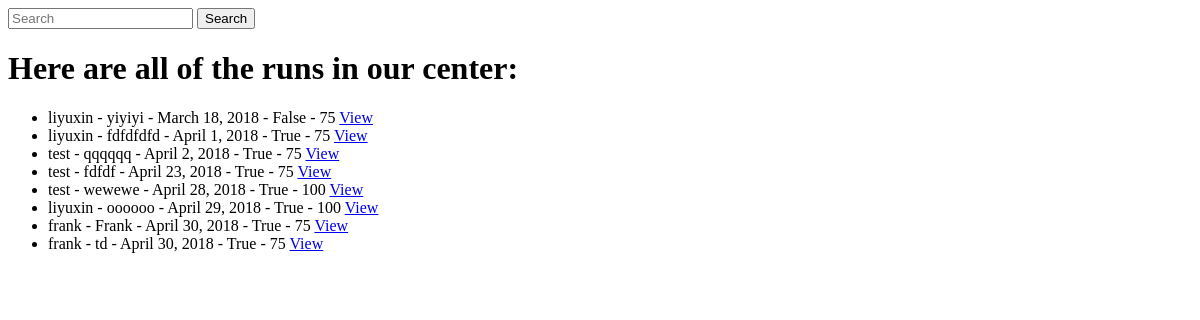
Before: /nextseq_app/home/ (signed in) with the older database file.
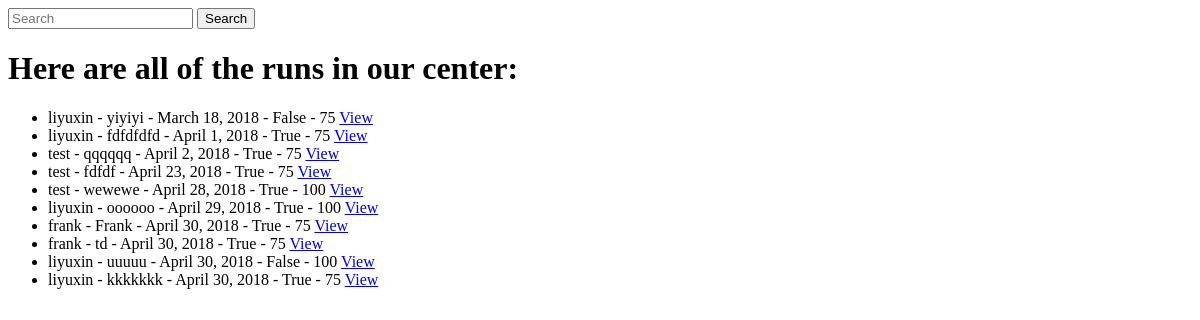
After: the same page with the newer database file.
### nextseq_app/models.py (models this page shows, shortened)
class RunInfo(models.Model):
	runid = models.CharField(max_length=200)
	operator = models.ForeignKey(User, on_delete=models.CASCADE)
	date = models.DateField('I did this run on...',help_text='Please enter like this: 2018-04-30')
	is_pe = models.BooleanField('Is it paired-end?', default=True)
	reads_length = models.IntegerField(default=75)
	class Meta:
		ordering = ['date']

### nextseq_app/views.py (the view, shortened to what this page needs)
# urls.py: path('home/', views.HomeView.as_view(),name='home'),
@method_decorator(login_required, name='dispatch')
class HomeView(ListView):
	template_name = "nextseq_app/home.html"
	context_object_name = 'RunInfo_list'
	def get_queryset(self):
		queryset_list = RunInfo.objects.all()
		return queryset_list

### nextseq_app/templates/nextseq_app/home.html
<form method='GET' action=''>
	<input type="text" name="q" placeholder="Search" value='{{request.GET.q}}'>
	<input type="submit" value="Search">
</form>
<h1>Here are all of the runs in our center:</h1>
<ul>
{% for Run in RunInfo_list %}
    <li>
    	{{ Run.operator }} - {{ Run.runid }} - {{ Run.date|date }} - {{ Run.is_pe }} - {{ Run.reads_length }}
    	<a href="{% url 'nextseq_app:rundetail' Run.id %}">View</a>
    </li>
{% empty %}
    <li>No Runs yet.</li>
{% endfor %}
</ul>

Changed rows visible on the page:
added RunInfo: operator "liyuxin", runid "uuuuu", date "April 30, 2018", is_pe "False", reads_length "100"
added RunInfo: operator "liyuxin", runid "kkkkkkk", date "April 30, 2018", is_pe "True", reads_length "75"
